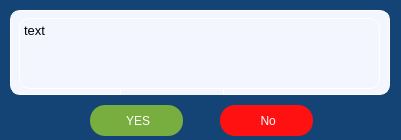
<?xml version="1.0" encoding="UTF-8"?>
<ui version="4.0">
 <class>confirm_window</class>
 <widget class="QWidget" name="confirm_window">
  <property name="geometry">
   <rect>
    <x>0</x>
    <y>0</y>
    <width>401</width>
    <height>140</height>
   </rect>
  </property>
  <property name="windowTitle">
   <string>Form</string>
  </property>
  <widget class="QFrame" name="background_frame">
   <property name="geometry">
    <rect>
     <x>-30</x>
     <y>-10</y>
     <width>441</width>
     <height>161</height>
    </rect>
   </property>
   <property name="sizePolicy">
    <sizepolicy hsizetype="Expanding" vsizetype="Expanding">
     <horstretch>0</horstretch>
     <verstretch>0</verstretch>
    </sizepolicy>
   </property>
   <property name="autoFillBackground">
    <bool>false</bool>
   </property>
   <property name="styleSheet">
    <string notr="true">QFrame {
	background-color: #144475;
	border-radius: 0px;
}
</string>
   </property>
   <property name="frameShape">
    <enum>QFrame::StyledPanel</enum>
   </property>
   <property name="frameShadow">
    <enum>QFrame::Raised</enum>
   </property>
   <widget class="QFrame" name="frame_2">
    <property name="geometry">
     <rect>
      <x>40</x>
      <y>20</y>
      <width>380</width>
      <height>85</height>
     </rect>
    </property>
    <property name="layoutDirection">
     <enum>Qt::RightToLeft</enum>
    </property>
    <property name="styleSheet">
     <string notr="true">QFrame {
	background-color:#F3F6FE;
	border-radius: 10px;
border: 1px solid rgb(255,255,255);
}

</string>
    </property>
    <property name="frameShape">
     <enum>QFrame::StyledPanel</enum>
    </property>
    <property name="frameShadow">
     <enum>QFrame::Raised</enum>
    </property>
    <widget class="QTextEdit" name="textEdit">
     <property name="geometry">
      <rect>
       <x>110</x>
       <y>50</y>
       <width>104</width>
       <height>71</height>
      </rect>
     </property>
    </widget>
    <widget class="QTextEdit" name="msg_label">
     <property name="geometry">
      <rect>
       <x>9</x>
       <y>8</y>
       <width>361</width>
       <height>71</height>
      </rect>
     </property>
     <property name="font">
      <font>
       <pointsize>10</pointsize>
      </font>
     </property>
     <property name="html">
      <string>&lt;!DOCTYPE HTML PUBLIC &quot;-//W3C//DTD HTML 4.0//EN&quot; &quot;http://www.w3.org/TR/REC-html40/strict.dtd&quot;&gt;
&lt;html&gt;&lt;head&gt;&lt;meta name=&quot;qrichtext&quot; content=&quot;1&quot; /&gt;&lt;style type=&quot;text/css&quot;&gt;
p, li { white-space: pre-wrap; }
&lt;/style&gt;&lt;/head&gt;&lt;body style=&quot; font-family:'MS Shell Dlg 2'; font-size:10pt; font-weight:400; font-style:normal;&quot;&gt;
&lt;p style=&quot; margin-top:0px; margin-bottom:0px; margin-left:0px; margin-right:0px; -qt-block-indent:0; text-indent:0px;&quot;&gt;text&lt;/p&gt;&lt;/body&gt;&lt;/html&gt;</string>
     </property>
    </widget>
   </widget>
   <widget class="QPushButton" name="yes_btn">
    <property name="geometry">
     <rect>
      <x>120</x>
      <y>115</y>
      <width>93</width>
      <height>31</height>
     </rect>
    </property>
    <property name="palette">
     <palette>
      <active>
       <colorrole role="WindowText">
        <brush brushstyle="SolidPattern">
         <color alpha="255">
          <red>255</red>
          <green>255</green>
          <blue>255</blue>
         </color>
        </brush>
       </colorrole>
       <colorrole role="Button">
        <brush brushstyle="SolidPattern">
         <color alpha="255">
          <red>120</red>
          <green>173</green>
          <blue>64</blue>
         </color>
        </brush>
       </colorrole>
       <colorrole role="Text">
        <brush brushstyle="SolidPattern">
         <color alpha="255">
          <red>255</red>
          <green>255</green>
          <blue>255</blue>
         </color>
        </brush>
       </colorrole>
       <colorrole role="ButtonText">
        <brush brushstyle="SolidPattern">
         <color alpha="255">
          <red>255</red>
          <green>255</green>
          <blue>255</blue>
         </color>
        </brush>
       </colorrole>
       <colorrole role="Base">
        <brush brushstyle="SolidPattern">
         <color alpha="255">
          <red>120</red>
          <green>173</green>
          <blue>64</blue>
         </color>
        </brush>
       </colorrole>
       <colorrole role="Window">
        <brush brushstyle="SolidPattern">
         <color alpha="255">
          <red>120</red>
          <green>173</green>
          <blue>64</blue>
         </color>
        </brush>
       </colorrole>
       <colorrole role="PlaceholderText">
        <brush brushstyle="NoBrush">
         <color alpha="128">
          <red>255</red>
          <green>255</green>
          <blue>255</blue>
         </color>
        </brush>
       </colorrole>
      </active>
      <inactive>
       <colorrole role="WindowText">
        <brush brushstyle="SolidPattern">
         <color alpha="255">
          <red>255</red>
          <green>255</green>
          <blue>255</blue>
         </color>
        </brush>
       </colorrole>
       <colorrole role="Button">
        <brush brushstyle="SolidPattern">
         <color alpha="255">
          <red>120</red>
          <green>173</green>
          <blue>64</blue>
         </color>
        </brush>
       </colorrole>
       <colorrole role="Text">
        <brush brushstyle="SolidPattern">
         <color alpha="255">
          <red>255</red>
          <green>255</green>
          <blue>255</blue>
         </color>
        </brush>
       </colorrole>
       <colorrole role="ButtonText">
        <brush brushstyle="SolidPattern">
         <color alpha="255">
          <red>255</red>
          <green>255</green>
          <blue>255</blue>
         </color>
        </brush>
       </colorrole>
       <colorrole role="Base">
        <brush brushstyle="SolidPattern">
         <color alpha="255">
          <red>120</red>
          <green>173</green>
          <blue>64</blue>
         </color>
        </brush>
       </colorrole>
       <colorrole role="Window">
        <brush brushstyle="SolidPattern">
         <color alpha="255">
          <red>120</red>
          <green>173</green>
          <blue>64</blue>
         </color>
        </brush>
       </colorrole>
       <colorrole role="PlaceholderText">
        <brush brushstyle="NoBrush">
         <color alpha="128">
          <red>255</red>
          <green>255</green>
          <blue>255</blue>
         </color>
        </brush>
       </colorrole>
      </inactive>
      <disabled>
       <colorrole role="WindowText">
        <brush brushstyle="SolidPattern">
         <color alpha="255">
          <red>255</red>
          <green>255</green>
          <blue>255</blue>
         </color>
        </brush>
       </colorrole>
       <colorrole role="Button">
        <brush brushstyle="SolidPattern">
         <color alpha="255">
          <red>120</red>
          <green>173</green>
          <blue>64</blue>
         </color>
        </brush>
       </colorrole>
       <colorrole role="Text">
        <brush brushstyle="SolidPattern">
         <color alpha="255">
          <red>255</red>
          <green>255</green>
          <blue>255</blue>
         </color>
        </brush>
       </colorrole>
       <colorrole role="ButtonText">
        <brush brushstyle="SolidPattern">
         <color alpha="255">
          <red>255</red>
          <green>255</green>
          <blue>255</blue>
         </color>
        </brush>
       </colorrole>
       <colorrole role="Base">
        <brush brushstyle="SolidPattern">
         <color alpha="255">
          <red>120</red>
          <green>173</green>
          <blue>64</blue>
         </color>
        </brush>
       </colorrole>
       <colorrole role="Window">
        <brush brushstyle="SolidPattern">
         <color alpha="255">
          <red>120</red>
          <green>173</green>
          <blue>64</blue>
         </color>
        </brush>
       </colorrole>
       <colorrole role="PlaceholderText">
        <brush brushstyle="NoBrush">
         <color alpha="128">
          <red>255</red>
          <green>255</green>
          <blue>255</blue>
         </color>
        </brush>
       </colorrole>
      </disabled>
     </palette>
    </property>
    <property name="cursor">
     <cursorShape>PointingHandCursor</cursorShape>
    </property>
    <property name="layoutDirection">
     <enum>Qt::LeftToRight</enum>
    </property>
    <property name="styleSheet">
     <string notr="true">QPushButton {
	background-color: #78AD40;
	color:white;
	border: none;
	text-align: center;
	border-radius: 15px;

}


QPushButton:pressed {
	background-color: rgb(0, 0, 0);
}
</string>
    </property>
    <property name="text">
     <string> YES</string>
    </property>
   </widget>
   <widget class="QPushButton" name="no_btn">
    <property name="geometry">
     <rect>
      <x>250</x>
      <y>115</y>
      <width>93</width>
      <height>31</height>
     </rect>
    </property>
    <property name="cursor">
     <cursorShape>PointingHandCursor</cursorShape>
    </property>
    <property name="styleSheet">
     <string notr="true">QPushButton {
	background-color: #FF1111;
	color: white;
	border: none;
	text-align:center;
	border-radius: 15px;
	
}

QPushButton:pressed {
	background-color: rgb(0, 0, 0);
}
</string>
    </property>
    <property name="text">
     <string> No</string>
    </property>
   </widget>
  </widget>
 </widget>
 <resources/>
 <connections/>
</ui>
